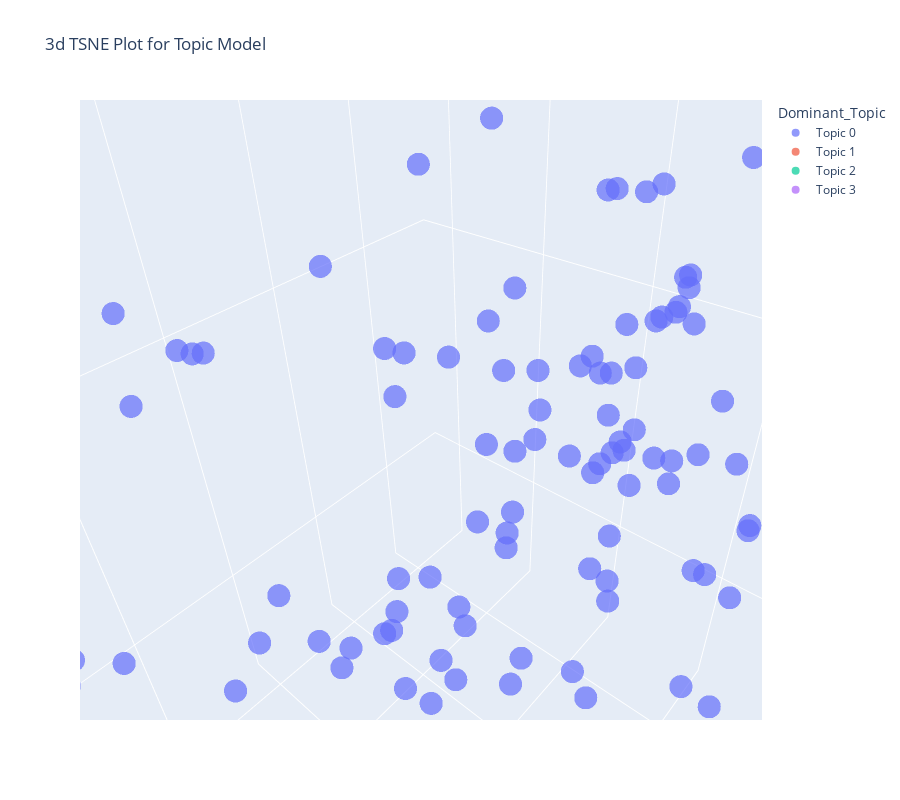

Notebook source saved alongside this figure:
### Code cell
plot_model(lsi, plot = 'tsne')

### Figure 1 — Plotly figure (JSON) as saved in the notebook; plotly's stock layout.template omitted (floating-point values rounded to 4 significant figures; data arrays with more than 128 entries replaced by an {"elided": "..."} marker saying what was removed)
{"data": [{"hovertemplate": "Dominant_Topic=Topic 0<br>0=%{x}<br>1=%{y}<br>2=%{z}<extra></extra>", "legendgroup": "Topic 0", "marker": {"color": "#636efa", "opacity": 0.7, "symbol": "circle"}, "mode": "markers", "name": "Topic 0", "scene": "scene", "showlegend": true, "type": "scatter3d", "x": {"elided": "946 float values"}, "y": {"elided": "946 float values"}, "z": {"elided": "946 float values"}}, {"hovertemplate": "Dominant_Topic=Topic 1<br>0=%{x}<br>1=%{y}<br>2=%{z}<extra></extra>", "legendgroup": "Topic 1", "marker": {"color": "#EF553B", "opacity": 0.7, "symbol": "circle"}, "mode": "markers", "name": "Topic 1", "scene": "scene", "showlegend": true, "type": "scatter3d", "x": [7.642, 4.103, 7.808, 7.2, 7.129, 7.656, 7.509, 7.348, 7.495, 7.445, 7.157, 7.506, 7.381, 3.96, 7.814, 7.69, 7.142, 7.58, 7.17, 7.81, 7.791, 7.49, 7.758, 7.267], "y": [0.0322, 4.425, -0.3398, -0.08961, -0.06668, -0.4534, -0.4376, -0.1157, 0.02892, 0.03382, -0.2091, 0.08483, -0.3706, 4.435, -0.08293, -0.1362, -0.1501, -0.4799, -0.1497, -0.134, -0.06392, 0.1247, -0.4066, -0.1696], "z": [-11.77, 10.67, -11.5, -11.03, -11.06, -11.52, -11.67, -11.9, -11.91, -11.24, -11.13, -11.67, -11.71, 10.7, -11.61, -11.88, -11.21, -11.57, -10.96, -11.21, -11.53, -11.4, -11.57, -11.72]}, {"hovertemplate": "Dominant_Topic=Topic 2<br>0=%{x}<br>1=%{y}<br>2=%{z}<extra></extra>", "legendgroup": "Topic 2", "marker": {"color": "#00cc96", "opacity": 0.7, "symbol": "circle"}, "mode": "markers", "name": "Topic 2", "scene": "scene", "showlegend": true, "type": "scatter3d", "x": [3.793, 3.794], "y": [4.274, 4.207], "z": [10.66, 10.68]}, {"hovertemplate": "Dominant_Topic=Topic 3<br>0=%{x}<br>1=%{y}<br>2=%{z}<extra></extra>", "legendgroup": "Topic 3", "marker": {"color": "#ab63fa", "opacity": 0.7, "symbol": "circle"}, "mode": "markers", "name": "Topic 3", "scene": "scene", "showlegend": true, "type": "scatter3d", "x": [7.109, 6.082, 6.921, 5.361, 3.505, 6.643, 5.083, 3.794, 3.56, 6.815, 5.114, 4.171, 5.684, 4.084, 6.611, 5.03, 3.446, 3.609, 6.797, 6.504, 3.29, 4.916, 6.111, 6.46, 4.06, 6.821, 6.076, 4.758], "y": [-1.862, -4.566, -2.834, -6.679, -2.512, -1.231, -4.1, 4.207, -1.67, -2.9, -5.216, 1.148, -5.459, 0.9784, -2.499, -6.636, -3.302, -1.994, -1.423, -3.262, -7.887, -6.728, -4.715, -3.225, 1.039, -2.811, -4.704, -6.889], "z": [1.733, -0.5289, 2.329, -1.493, 6.411, 2.608, 6.077, 10.68, 6.921, 1.584, 1.254, 7.673, -1.939, 7.617, 1.409, -1.927, 5.957, 6.34, 2.655, 0.7907, -1.581, -2.311, -0.7353, 0.6533, 7.671, 2.834, -0.8071, -2.433]}], "layout": {"height": 800, "legend": {"title": {"text": "Dominant_Topic"}, "tracegroupgap": 0}, "scene": {"aspectmode": "auto", "aspectratio": {"x": 0.9205, "y": 0.8791, "z": 1.236}, "camera": {"center": {"x": 0, "y": 0, "z": 0}, "eye": {"x": 0.04123, "y": 0.04123, "z": 0.04123}, "projection": {"type": "perspective"}, "up": {"x": -0.03769, "y": 0.03917, "z": 0.9985}}, "domain": {"x": [0, 1], "y": [0, 1]}, "xaxis": {"title": {"text": "0"}, "type": "linear"}, "yaxis": {"title": {"text": "1"}, "type": "linear"}, "zaxis": {"title": {"text": "2"}, "type": "linear"}}, "title": {"text": "3d TSNE Plot for Topic Model"}, "width": 900}}
